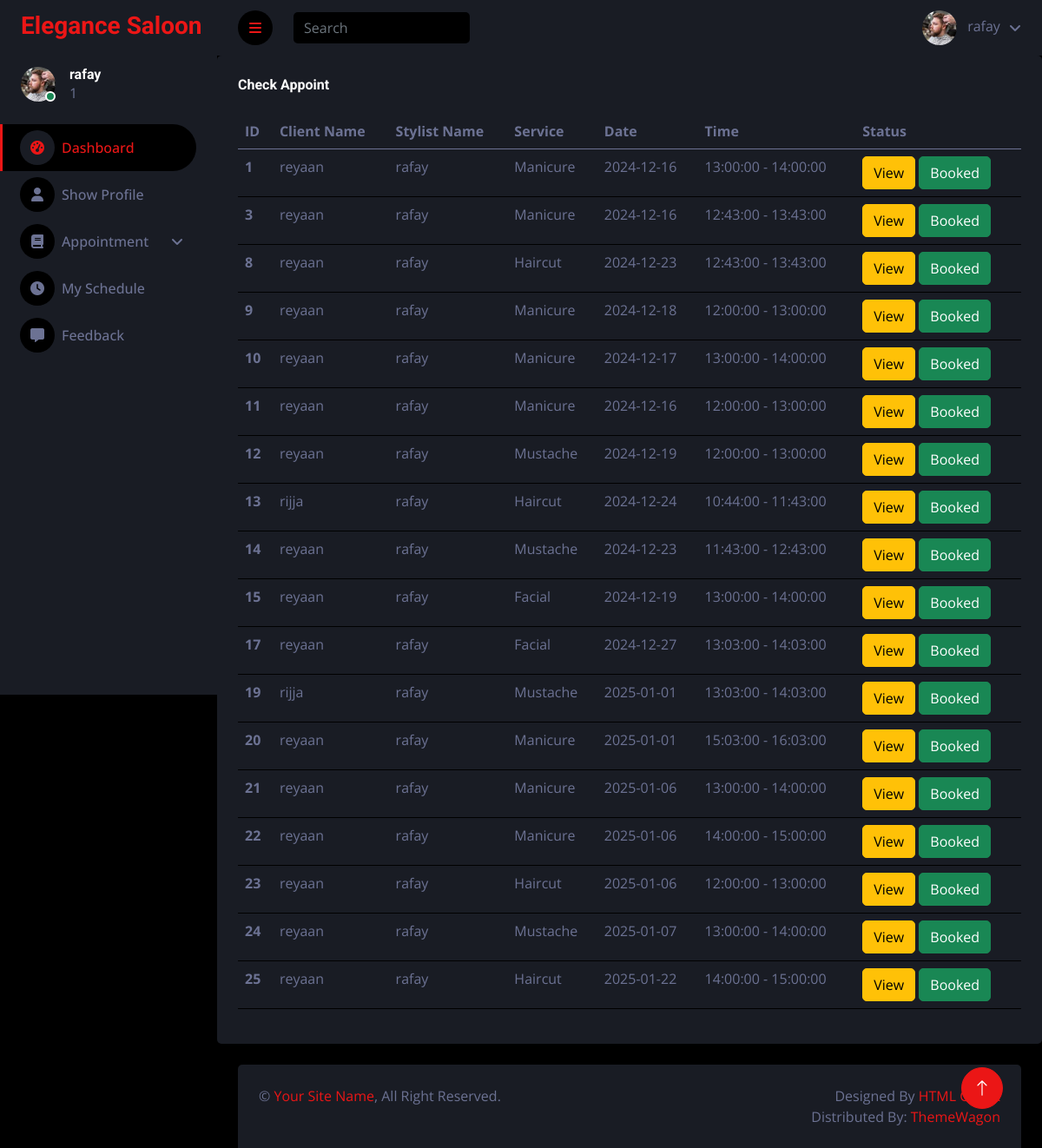
Page /admin/checkappoint.php (signed in) on the committed database.
### tables this page shows
CREATE TABLE `confirmappoint` (
  `id` int(11) NOT NULL,
  `client_id` int(11) DEFAULT NULL,
  `stylist_id` int(11) DEFAULT NULL,
  `service_id` int(11) DEFAULT NULL,
  `time_id` int(11) DEFAULT NULL,
  `status` int(11) DEFAULT 0,
  `price` int(11) DEFAULT 0,
  `totalprice` int(11) DEFAULT 0,
  `created_at` timestamp NOT NULL DEFAULT current_timestamp() ON UPDATE current_timestamp(),
  `updated_at` timestamp NOT NULL DEFAULT current_timestamp() ON UPDATE current_timestamp()
);

CREATE TABLE `users` (
  `id` int(11) NOT NULL,
  `name` varchar(255) NOT NULL,
  `phone` varchar(50) DEFAULT NULL,
  `email` varchar(255) NOT NULL,
  `password` varchar(255) NOT NULL,
  `role` enum('0','1','2','3') NOT NULL,
  `img` text DEFAULT NULL
);

CREATE TABLE `services` (
  `id` int(11) NOT NULL,
  `servicesname` varchar(50) DEFAULT NULL,
  `price` int(11) DEFAULT NULL,
  `image` text DEFAULT NULL
);

CREATE TABLE `stylist_slots` (
  `id` int(11) NOT NULL,
  `stylist_id` int(11) NOT NULL,
  `slot_date` date NOT NULL,
  `start_time` time NOT NULL,
  `end_time` time NOT NULL,
  `status` tinyint(1) DEFAULT 0 COMMENT '0: Available, 1: Booked'
);

### admin/checkappoint.php (the view)
<?php
include('header.php');
include('../users/config.php');
?>
<div class="col-sm-12 col-xl-12">
    <div class="bg-secondary rounded h-100 p-4">
        <h6 class="mb-4">Check Appoint</h6>
        <table class="table table-hover">
            <thead>
                <tr>
                    <th scope="col">ID</th>
                    <th scope="col">Client Name</th>
                    <th scope="col">Stylist Name</th>
                    <th scope="col">Service</th>
                    <th scope="col">Date</th>
                    <th scope="col">Time</th>
                    <th scope="col">Status</th>
                </tr>
            </thead>
            <tbody id="checkappoint">
                <?php
                if($_SESSION['r']=='3'){
                    $select = "SELECT
    confirmappoint.*,
    client_users.name AS client_name,
    stylist_users.name AS stylist_name,
    services.servicesname,
    stylist_slots.slot_date,stylist_slots.start_time,stylist_slots.end_time
FROM
    confirmappoint
JOIN
    users AS client_users ON confirmappoint.client_id = client_users.id
JOIN
    stylists ON confirmappoint.stylist_id = stylists.id
JOIN
    users AS stylist_users ON stylists.user_id = stylist_users.id
JOIN
    services ON confirmappoint.service_id = services.id
JOIN
    stylist_slots ON confirmappoint.time_id = stylist_slots.id;
";
                }
                else{
                    $select = "SELECT
    confirmappoint.*,
    client_users.name AS client_name,
    stylist_users.name AS stylist_name,
    services.servicesname,
    stylist_slots.slot_date,stylist_slots.start_time,stylist_slots.end_time
FROM
    confirmappoint
JOIN
    users AS client_users ON confirmappoint.client_id = client_users.id
JOIN
    stylists ON confirmappoint.stylist_id = stylists.id
JOIN
    users AS stylist_users ON stylists.user_id = stylist_users.id
JOIN
    services ON confirmappoint.service_id = services.id
JOIN
    stylist_slots ON confirmappoint.time_id = stylist_slots.id where confirmappoint.stylist_id={$_SESSION['stylist_id']};
";
                }
                $result = mysqli_query($db, $select);
                while ($row = mysqli_fetch_assoc($result)) {
                ?>
                    <tr>
                        <th scope="row"><?php echo $row['id'] ?></th>
                        <td><?php echo $row['client_name'] ?></td>
                        <td><?php echo $row['stylist_name'] ?></td>
                        <td><?php echo $row['servicesname'] ?></td>
                        <td><?php echo $row['slot_date'] ?></td>
                        <td><?php echo $row['start_time'] . ' - ' . $row['end_time'] ?></td>
                        <td><a href="stylisttask.php"><button class="btn btn-warning">View</button></a>
                       <button class="btn btn-success"  style="cursor: not-allowed;">Booked</button></td>
                    </tr>
                <?php
                }
                ?>
            </tbody>
        </table>
    </div>
</div>
<?php
include('footer.php');
?>

### admin/css/style.css (style rules this page uses)
:root { --primary: #EB1616; --secondary: #191C24; --light: #6C7293; --dark: #000000; }
.btn { transition: .5s; }

### rows in the picture
confirmappoint: id "1", client.name "reyaan", users.name "rafay", service.servicesname "Manicure", time.slot_date "2024-12-16", time.start_time "13:00:00", time.end_time "14:00:00"
confirmappoint: id "3", client.name "reyaan", users.name "rafay", service.servicesname "Manicure", time.slot_date "2024-12-16", time.start_time "12:43:00", time.end_time "13:43:00"
confirmappoint: id "8", client.name "reyaan", users.name "rafay", service.servicesname "Haircut", time.slot_date "2024-12-23", time.start_time "12:43:00", time.end_time "13:43:00"
confirmappoint: id "9", client.name "reyaan", users.name "rafay", service.servicesname "Manicure", time.slot_date "2024-12-18", time.start_time "12:00:00", time.end_time "13:00:00"
confirmappoint: id "10", client.name "reyaan", users.name "rafay", service.servicesname "Manicure", time.slot_date "2024-12-17", time.start_time "13:00:00", time.end_time "14:00:00"
confirmappoint: id "11", client.name "reyaan", users.name "rafay", service.servicesname "Manicure", time.slot_date "2024-12-16", time.start_time "12:00:00", time.end_time "13:00:00"
confirmappoint: id "12", client.name "reyaan", users.name "rafay", service.servicesname "Mustache", time.slot_date "2024-12-19", time.start_time "12:00:00", time.end_time "13:00:00"
confirmappoint: id "13", client.name "rijja", users.name "rafay", service.servicesname "Haircut", time.slot_date "2024-12-24", time.start_time "10:44:00", time.end_time "11:43:00"
confirmappoint: id "14", client.name "reyaan", users.name "rafay", service.servicesname "Mustache", time.slot_date "2024-12-23", time.start_time "11:43:00", time.end_time "12:43:00"
confirmappoint: id "15", client.name "reyaan", users.name "rafay", service.servicesname "Facial", time.slot_date "2024-12-19", time.start_time "13:00:00", time.end_time "14:00:00"
confirmappoint: id "17", client.name "reyaan", users.name "rafay", service.servicesname "Facial", time.slot_date "2024-12-27", time.start_time "13:03:00", time.end_time "14:03:00"
confirmappoint: id "19", client.name "rijja", users.name "rafay", service.servicesname "Mustache", time.slot_date "2025-01-01", time.start_time "13:03:00", time.end_time "14:03:00"
confirmappoint: id "20", client.name "reyaan", users.name "rafay", service.servicesname "Manicure", time.slot_date "2025-01-01", time.start_time "15:03:00", time.end_time "16:03:00"
confirmappoint: id "21", client.name "reyaan", users.name "rafay", service.servicesname "Manicure", time.slot_date "2025-01-06", time.start_time "13:00:00", time.end_time "14:00:00"
confirmappoint: id "22", client.name "reyaan", users.name "rafay", service.servicesname "Manicure", time.slot_date "2025-01-06", time.start_time "14:00:00", time.end_time "15:00:00"
confirmappoint: id "23", client.name "reyaan", users.name "rafay", service.servicesname "Haircut", time.slot_date "2025-01-06", time.start_time "12:00:00", time.end_time "13:00:00"
confirmappoint: id "24", client.name "reyaan", users.name "rafay", service.servicesname "Mustache", time.slot_date "2025-01-07", time.start_time "13:00:00", time.end_time "14:00:00"
confirmappoint: id "25", client.name "reyaan", users.name "rafay", service.servicesname "Haircut", time.slot_date "2025-01-22", time.start_time "14:00:00", time.end_time "15:00:00"

### other values in the picture
$_SESSION['n'] "rafay"
$_SESSION['r'] "1"
